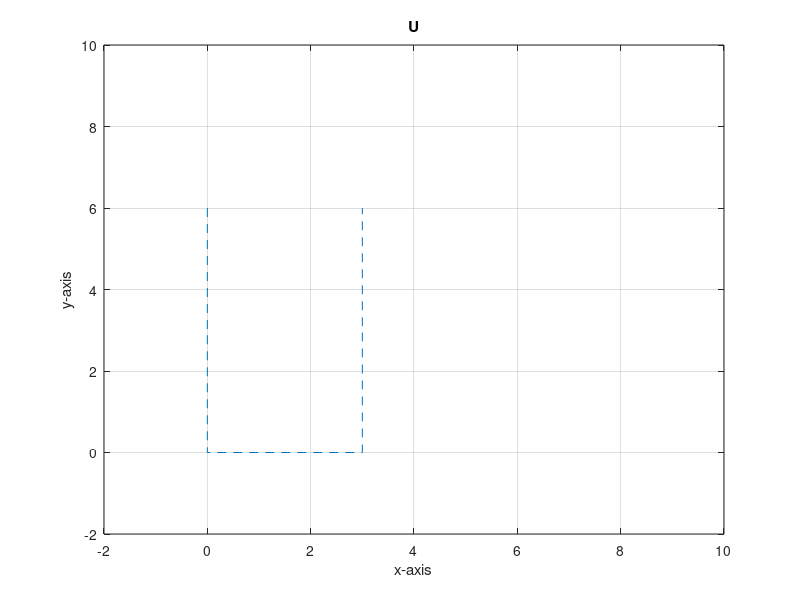

This chart was generated by the following MATLAB code:
function points()

p1 = [0, 0];
p2 = [0, 3];
p3 = [0, 6];
p4 = [3, 6];
p5 = [3, 3];
p6 = [3, 0];

pn = [p3; p2; p1;p6;p5;p4];
plot(pn(:, 1), pn(:, 2), '--');
hold on;
% plot([p2(1), p5(1)], [p2(2), p5(2)], '--');
axis([-2 10 -2 10])
grid on;

xlabel('x-axis');

ylabel('y-axis');

title('U');

grid on;

end





